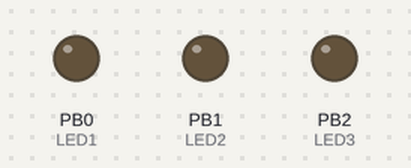
A program run on a simulated ATmega328P, built with avr-gcc and emulated at 16 MHz. Shown: output pins drawn as LEDs (lit = HIGH).

Above: at 0.04 s.
At 0.65 s:
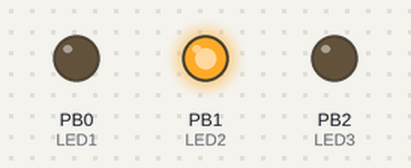
At 1.14 s:
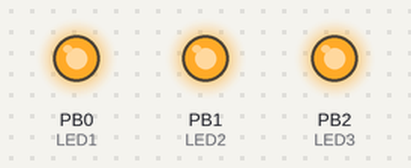
At 2.34 s:
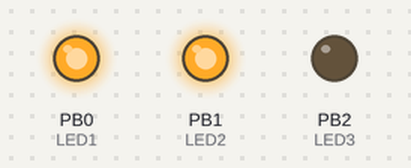
At 3.34 s:
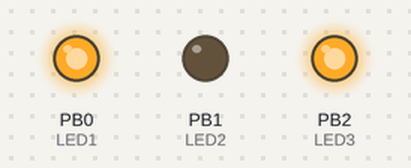
At 4.54 s:
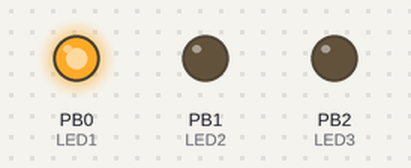
Timing chart, 0 to 4.8 s (numbered marks = the images above):
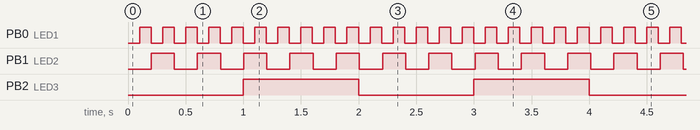

Measured:
- by itself, PB0 (LED1): alternates HIGH for 0.10 s and LOW for 0.10 s
- by itself, PB1 (LED2): alternates HIGH for 0.20 s and LOW for 0.20 s
- by itself, PB2 (LED3): alternates HIGH for 1.0 s and LOW for 1.0 s

The program:

main.c
```c
/********************************************************************************
* main.c: Demonstration av timerkretsar Timer 0 - Timer 2. Tre lysdioder
*         anslutna till pin 8 - 10 (PORTB0 - PORTB2) togglas med olika
*         hastigheter via var sin timerkrets.
********************************************************************************/
#include "header.h"

/********************************************************************************
* main: Initierar systemet vid start. Håller sedan igång programmet så länge
*       matningsspänning tillförs. Resten av programmet är avbrottsgenererat.
********************************************************************************/
int main(void)
{
   setup();

   while (1)
   {

   }

   return 0;
}
```

header.h
```c
/********************************************************************************
* header.h: Innehåller diverse definitioner och deklarationer för
*           implementering av det inbyggda systemet.
********************************************************************************/
#ifndef HEADER_H_
#define HEADER_H_

/* Inkluderingsdirektiv: */
#include <avr/io.h>        /* Innehåller information om I/O-register såsom PORTB. */
#include <avr/interrupt.h> /* Innehåller information om avbrottsvektorer såsom TIMER0_OVF_vect. */

/* Makrodefinitioner: */
#define F_CPU 16000000UL    /* 16 MHz klockfrekvens. */
#define TIMER_PRESCALER 8   /* Divisionfaktor för timerkretsarnas uppräkningsfrekvens. */
#define TIMER_MAX_COUNT 256 /* Alla timerkretsar räknar upp till 256. */

#define LED1 PORTB0 /* Lysdiod 1 ansluten till pin 8 (PORTB0). */
#define LED2 PORTB1 /* Lysdiod 2 ansluten till pin 9 (PORTB1). */
#define LED3 PORTB2 /* Lysdiod 3 ansluten till pin 10 (PORTB2). */

#define LED1_TOGGLE PINB = (1 << LED1) /* Togglar lysdiod 1. */
#define LED2_TOGGLE PINB = (1 << LED2) /* Togglar lysdiod 2. */
#define LED3_TOGGLE PINB = (1 << LED3) /* Togglar lysdiod 3. */

/********************************************************************************
* timer_interrupt_interval_ms: Returnerar tiden mellan varje timergenererat
*                              avbrott mätt i millisekunder, vilket är 0.128 ms
*                              vid en klockfrekvens på 16 MHz, prescaler på 8
*                              samt uppräkning till 256.
********************************************************************************/
static inline double timer_interrupt_interval_ms(void)
{
   const uint32_t timer_frequency = F_CPU / TIMER_PRESCALER;
   return TIMER_MAX_COUNT / (double)timer_frequency * 1000;
}

/********************************************************************************
* timer_get_max_count: Returnerar antalet timergenererade avbrott som krävs
*                      för angiven fördröjningstid mätt i millisekunder.
*                      Beräknat värde avrundas till närmaste heltal.
*
*                      - time_ms: Fördröjningstiden mätt i millisekunder.
********************************************************************************/
static inline uint32_t timer_get_max_count(const double time_ms)
{
   return (uint32_t)(time_ms / timer_interrupt_interval_ms() + 0.5);
}

/********************************************************************************
* setup: Initierar I/O-portar samt timerkretsar.
********************************************************************************/
void setup(void);

#endif /* HEADER_H_ */
```

isr.c
```c
/********************************************************************************
* isr.c: Innehåller avbrottsrutiner.
********************************************************************************/
#include "header.h"

/********************************************************************************
* ISR (TIMER0_OVF_vect): Avbrottsrutin som äger rum vid overflow av Timer 0,
*                        vilket äger rum var 0.128:e ms. Efter 100 ms togglas
*                        lysdiod 1. Därmed kommer 100m / 0.128m = 781 avbrott
*                        passera mellan varje toggling. Antalet avbrott räknas
*                        upp via en 16-bitars statisk variabel, som lagras i
*                        SRAM, så att minnet för den kvarstår hela programmet.
*
*                        1. Räknar upp antalet exekverade avbrott.
*
*                        2. När räknaren har räknat upp till 781 har 100 ms
*                           passerat. Då togglas lysdioden och räknaren
*                           nollställs inför nästa uppräkning.
********************************************************************************/
ISR (TIMER0_OVF_vect)
{
   static volatile uint16_t counter = 0;

   if (++counter >= timer_get_max_count(100))
   {
      LED1_TOGGLE;
      counter = 0;
   }

   return;
}

/********************************************************************************
* ISR (TIMER1_COMPA_vect): Avbrottsrutin som äger rum när Timer 1 har räknat
*                          upp till toppvärdet i register OCR1A, vilket är 256.
*                          Därmed äger avbrott rum var 0.128:e ms, precis som
*                          för övriga timerkretsar.
*
*                          Efter 200 ms togglas lysdiod 2. Därmed kommer det ske
*                          200m / 0.128m = 1563 avbrott mellan varje toggling.
*                          Antalet exekverade avbrott räknas upp via en
*                          16-bitars statisk variabel, som lagras i SRAM så att
*                          minnet kvarstår hela programmet.
*
*                          1. Räknar upp antalet exekverade avbrott.
*
*                          2. När räknaren har räknat upp till 1563 har 200 ms
*                             passerat. Då togglas lysdioden och räknaren
*                             nollställs inför nästa uppräkning.
********************************************************************************/
ISR (TIMER1_COMPA_vect)
{
   static volatile uint16_t counter = 0;

   if (++counter >= timer_get_max_count(200))
   {
      LED2_TOGGLE;
      counter = 0;
   }

   return;
}

/********************************************************************************
* ISR (TIMER2_OVF_vect): Avbrottsrutin som äger rum vid overflow av Timer 2,
*                        vilket äger rum var 0.128:e ms. Efter 1000 ms togglas
*                        lysdiod 3. Därmed kommer 1000m / 0.128m = 7813 avbrott
*                        passera mellan varje toggling. Antalet avbrott räknas
*                        upp via en 16-bitars statisk variabel, som lagras i
*                        SRAM, så att minnet för den kvarstår hela programmet.
*
*                        1. Räknar upp antalet exekverade avbrott.
*
*                        2. När räknaren har räknat upp till 7813 har 1000 ms
*                           passerat. Då togglas lysdioden och räknaren
*                           nollställs inför nästa uppräkning.
********************************************************************************/
ISR (TIMER2_OVF_vect)
{
   static volatile uint16_t counter = 0;

   if (++counter >= timer_get_max_count(1000))
   {
      LED3_TOGGLE;
      counter = 0;
   }

   return;
}
```

setup.c
```c
/********************************************************************************
* setup.c: Innehåller initieringsrutiner.
********************************************************************************/
#include "header.h"

/* Statiska funktioner: */
static inline void init_ports(void);
static inline void init_timers(void);

/********************************************************************************
* setup: Initierar I/O-portar samt timerkretsar.
********************************************************************************/
void setup(void)
{
   init_ports();
   init_timers();
   return;
}

/********************************************************************************
* init_ports: Sätter lysdiodernas pinnar till utportar genom ettställning av
*             motsvarande bitar i datariktningsregister DDRB.
********************************************************************************/
static inline void init_ports(void)
{
   DDRB = (1 << LED1) | (1 << LED2) | (1 << LED3);
   return;
}

/********************************************************************************
* init_timers: Initierar timerkretsar Timer 0 - Timer 2 så att timergenererat
*              avbrott sker var 0.128:e millisekund. Alla timerkretsar aktiveras
*              direkt för att toggla var sin lysdiod efter en viss tid.
*
*              1. Aktiverar avbrott globalt via ettställning av I-flaggan
*                 (Global Interrupt Enable) i statusregister SREG via
*                 assemblerinstruktionen SEI (Set Interrupt Flag).
*
*              2. Vi ställer in uppräkningsfrekvens på Timer 0 så att avbrott
*                 sker var 128:e mikrosekund via ettställning av biten CS01
*                 (Clock Select 0 bit 1) i kontrollregistret TCCR0B
*                 (Timer/Counter Control Register 0 B). Detta ger då en
*                 prescaler på 8, vilket medför en uppräkningsfrekvens på
*                 16 MHz / 8 = 2 MHz. Därmed sker inkrementering var 0.5:e us,
*                 vilket medför 256 * 0.5u = 128 us mellan varje avbrott.
*                 Eftersom vi använder Timer 0 i Normal Mode (uppräkning tills
*                 räknaren blir överfull) behöver inget annat ställas in.
*
*              3. Vi aktiverar overflow-avbrott så att en avbrottsrutin anropas
*                 när vi får overflow på Timer 0, alltså när denna räknat upp
*                 till 256, vilket sker var 0.128:e ms. Vi ettställer därmed
*                 biten TOIE0 (Timer/Counter Overflow Interrupt Enable 0) i
*                 maskregistret TIMSK0 (Timer/Counter Mask Register 0).
*                 Avbrottsrutinen har avbrottsvektor TIMER0_OVF_vect.
*
*              4. Vi ställer in Timer 1 till att arbeta i CTC Mode (Clear Timer
*                 On Compare Match), så att avbrott sker vi uppräkning av ett
*                 förvalt värde som vi lägger i registret OCR1A (Output Compare
*                 Register 1 A). Vi lägger värdet 256 i OCR1A, så att Timer 1
*                 räknar upp till 256, så som övriga timerkretsar. Därmed kommer
*                 avbrott ske var 0.128 ms, så som övriga timerkretsar. Annars
*                 om vi hade kört Normal Mode hade det tagit ca 32.8 ms mellan
*                 varje avbrott. För att genomföra detta ettställs biten WGM12
*                 (Waveform Generator Mode 1 bit 2) i kontrollregistret TCCR1B
*                 Timer/Counter Control Register 1 B).
*
*                 Dessutom sätts uppräkningsfrekvensen till 2 MHz så att vi
*                 får avbrott var 0.128 ms (vid uppräkning till 256) genom att
*                 ettställer biten CS11 (Clock Select 1 bit 1) i samma register.
*
*              5. Vi aktiverar avbrott i CTC Mode när räknaren TCNT1 har räknat
*                 upp till värdet i registret OCR1A. Eftersom toppvärdet 256
*                 ligger i A-registret, så ettställs biten OCIE1A (Output Compare
*                 Interrupt Enable 1 A) i maskregistret TIMSK1 (Timer/Counter
*                 Mask Register 1). Avbrottsrutinens avbrottsvektor är
*                 TIMER1_COMPA_vect.
*
*              6.  Vi ställer in uppräkningsfrekvens på Timer 2 så att avbrott
*                  sker var 128:e mikrosekund via ettställning av biten CS21
*                  (Clock Select 2 bit 1) i kontrollregistret TCCR2B
*                  (Timer/Counter Control Register 0 B). Detta ger då en
*                  prescaler på 8, vilket medför en uppräkningsfrekvens på
*                  16 MHz / 8 = 2 MHz. Därmed sker inkrementering var 0.5:e us,
*                  vilket medför 256 * 0.5u = 128 us mellan varje avbrott.
*                  Eftersom vi använder Timer 2 i Normal Mode (uppräkning tills
*                  räknaren blir överfull), så behöver inget annat ställas in.
*
*              7. Vi aktiverar overflow-avbrott så att en avbrottsrutin anropas
*                 när vi får overflow på Timer 2, alltså när denna räknat upp
*                 till 256, vilket sker var 0.128:e ms. Vi ettställer därmed
*                 biten TOIE2 (Timer/Counter Overflow Interrupt Enable 2) i
*                 maskregistret TIMSK2 (Timer/Counter Mask Register 2).
*                 Avbrottsrutinen har avbrottsvektor TIMER2_OVF_vect.
********************************************************************************/
static inline void init_timers(void)
{
   asm("SEI");
   TCCR0B = (1 << CS01);
   TIMSK0 = (1 << TOIE0);

   TCCR1B = (1 << WGM12) | (1 << CS11);
   OCR1A = 256;
   TIMSK1 = (1 << OCIE1A);

   TCCR2B = (1 << CS21);
   TIMSK2 = (1 << TOIE2);
   return;
}
```
